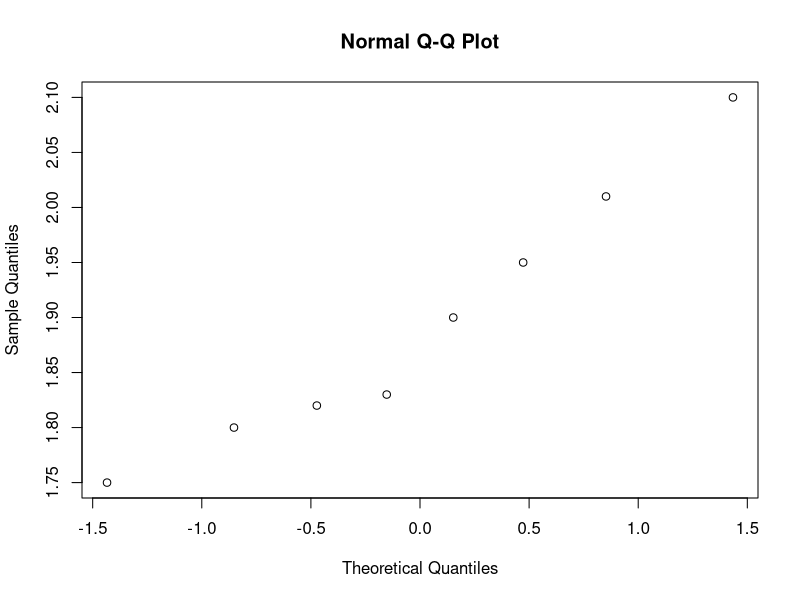
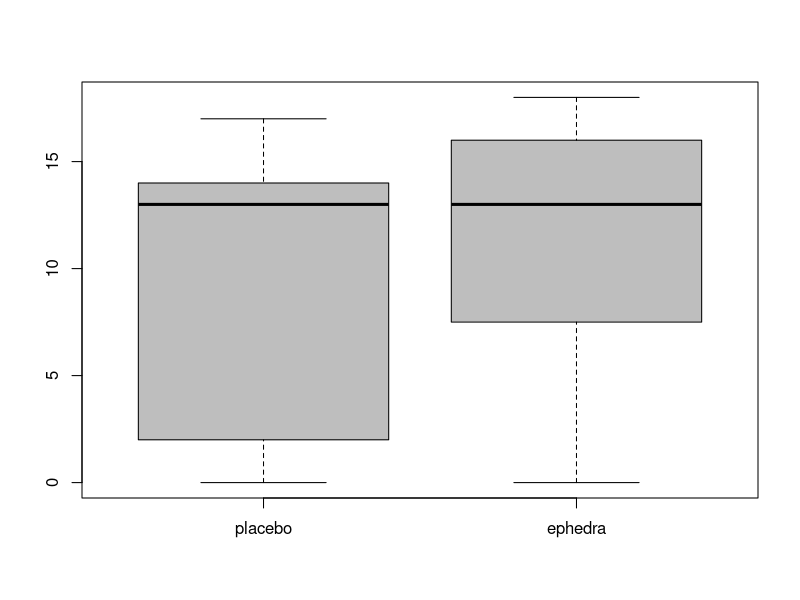

Source code (R) for these figures, in order:
# Confidence Interval test for proportions
x <- 80; # number of successes from sample
n <- 125 # sample size
phat <- x/n
alpha <- 1 - 0.90
zstar <- qnorm(1 - alpha/2) # one-sided test
SE <- sqrt(phat * (1 - phat) / n)
MOE <- zstar * SE
phat + c(-1, 1) * MOE
prop.test(x, n) # compare to prop test
binom.test(x, n)$conf.int # show confidence interval

# Two-sided Confidence Interval test for mean
xbar <- 66; s <- 4; n <- 30
alpha <- 1 - 0.8 # 80% confidence level
tstar <- qt(1 - alpha/2, df = n-1)
SE <- s/sqrt(n)
MOE <- tstar * SE
xbar + c(-1,1) * MOE

# Two-sided Confidence Interval with given data
ozs <- c(1.95, 1.80, 2.10, 1.82, 1.75, 2.01, 1.83, 1.90)
qqnorm(ozs)
t.test(ozs, conf.level=0.90) # 90% CI
# value of 2 is not within this interval

# One-sided Confidence Interval with given data
x <- c(175, 185, 170, 184, 175)
t.test(x,conf.level = 0.90, alt="less")
# value 180 is within the interval

# Proportions testing for equality
# test a = 560 successes out of 1000 attempts and 
# test b = 570 successes out of 1200 attempts
prop.test(x=c(560, 570), n=c(1000,1200), conf.level=0.95)
# the interval misses including 0
# conclude that there appears to be a real difference in the population parameters


# Compare sample means
x <- c(0, 0, 0, 2, 4, 5, 13, 14, 14, 14, 15, 17, 17)
y <- c(0, 6, 7, 8, 11, 13, 16, 16, 16, 17, 18)
boxplot(list(placebo=x, ephedra=y), col="gray") # compare spreads
# means differ; medians are the same
t.test(x,y, var.equal=TRUE)
# the means are not equal